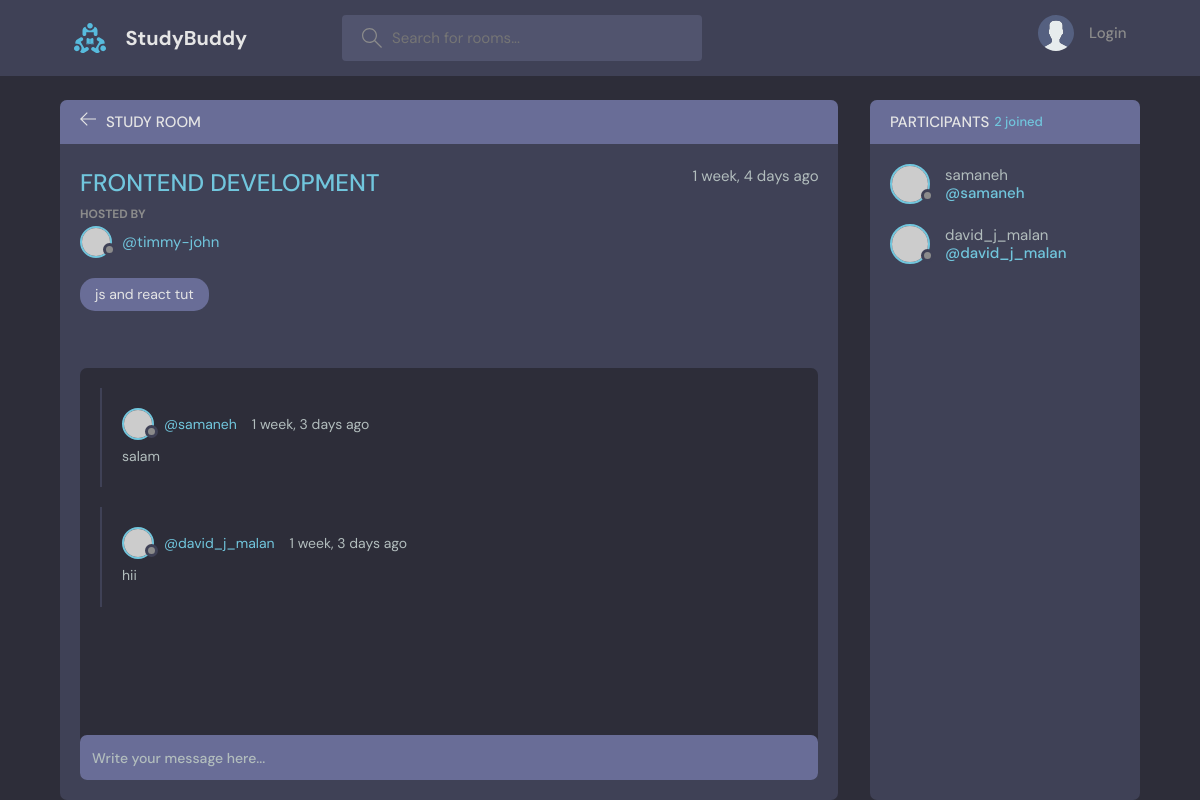
Screenshot of /room/7/ with the database file from the repository.
### base/models.py (models this page shows, shortened)
class Room(models.Model):
    host=models.ForeignKey(User, on_delete=models.SET_NULL, null=True)
    topic=models.ForeignKey(Topic, on_delete=models.SET_NULL, null=True)
    name=models.CharField(max_length=50)
    description=models.TextField(null=True, blank=True)
    participants=models.ManyToManyField(User, related_name="participants", blank=True)
    updated=models.DateTimeField(auto_now=True)
    created=models.DateTimeField(auto_now_add=True)
    class Meta:
        ordering=['-updated', '-created']

class Topic(models.Model):
    name=models.CharField(max_length=80)
    def __str__(self):
        return self.name

class Message(models.Model):
    user=models.ForeignKey(User, on_delete=models.CASCADE)
    room=models.ForeignKey(Room, on_delete=models.CASCADE)
    body=models.TextField()
    updated=models.DateTimeField(auto_now=True)
    created=models.DateTimeField(auto_now_add=True)

### base/views.py (the view, shortened to what this page needs)
# urls.py: path("room/<str:pk>/", views.room, name="room"),
def room(request,pk):
    room=Room.objects.get(id=pk)
    room_messages=room.message_set.all().order_by("-created")
    participants=room.participants.all()
    return render(request, "base/room.html",{
        "room":room,
        "room_messages":room_messages,
        "participants":participants
    })

### base/templates/base/room.html (shortened to what this page needs)
{% extends 'main.html' %}
{% block content %}
<main class="profile-page layout layout--2">
  <div class="container">
    <div class="room">
      <div class="room__top">
        <div class="room__topLeft">
          <a href="{% url 'home' %}">
            <svg version="1.1" xmlns="http://www.w3.org/2000/svg" width="32" height="32" viewBox="0 0 32 32">
              <title>arrow-left</title>
              <path
                d="M13.723 2.286l-13.723 13.714 13.719 13.714 1.616-1.611-10.96-10.96h27.625v-2.286h-27.625l10.965-10.965-1.616-1.607z">
              </path>
            </svg>
          </a>
          <h3>Study Room</h3>
        </div>
      </div>
      <div class="room__box scroll">
        <div class="room__header scroll">
          <div class="room__info">
            <h3>{{room.name}}</h3>
            <span>{{room.created|timesince}} ago</span>
          </div>
          <div class="room__hosted">
            <p>Hosted By</p>
            <a href="#" class="room__author">
              <div class="avatar avatar--small">
                <img src="https://randomuser.me/api/portraits/men/37.jpg" />
              </div>
              <span>@{{room.host.username}}</span>
            </a>
          </div>
          <span class="room__topics">{{room.topic}}</span>
        </div>
        <div class="room__conversation">
          <div class="threads scroll">
            {% for message in room_messages %}
            <div class="thread">
              <div class="thread__top">
                <div class="thread__author">
                  <a href="{% url 'profile' message.user.id %}" class="thread__authorInfo">
                    <div class="avatar avatar--small">
                      <img src="https://randomuser.me/api/portraits/men/37.jpg" />
                    </div>
                    <span>@{{message.user}}</span>
                  </a>
                  <span class="thread__date">{{message.created|timesince}} ago</span>
                </div>
              </div>
              <div class="thread__details">
                {{message.body}}
              </div>
            </div>
            {% endfor %}
          </div>
        </div>
      </div>
      <div class="room__message">
        <form action="#" method="POST">
          <input name="body" placeholder="Write your message here..." />
        </form>
      </div>
    </div>
    <div class="participants">
      <h3 class="participants__top">Participants <span>{{participants.count}} joined</span></h3>
      <div class="participants__list scroll">
        {% for user in participants %}
        <a href="{% url 'profile' user.id %}" class="participant">
          <div class="avatar avatar--medium">
            <img src="https://randomuser.me/api/portraits/men/37.jpg" />
          </div>
          <p>
            {{user.username}}
            <span>@{{user.username}}</span>
          </p>
        </a>
        {% endfor %}
      </div>
    </div>
  </div>
</main>
{% endblock content %}

### rows the page displays
Room: name "FRONTEND DEVELOPMENT", created "1 week, 4 days", host.username "timmy-john", topic "js and react tut"
Message: user "samaneh", created "1 week, 3 days", body "salam"
Message: user "david_j_malan", created "1 week, 3 days", body "hii"

### other values shown
{{ participants.count }} "2"
{{ user.username }} "samaneh"
{{ user.username }} "david_j_malan"
